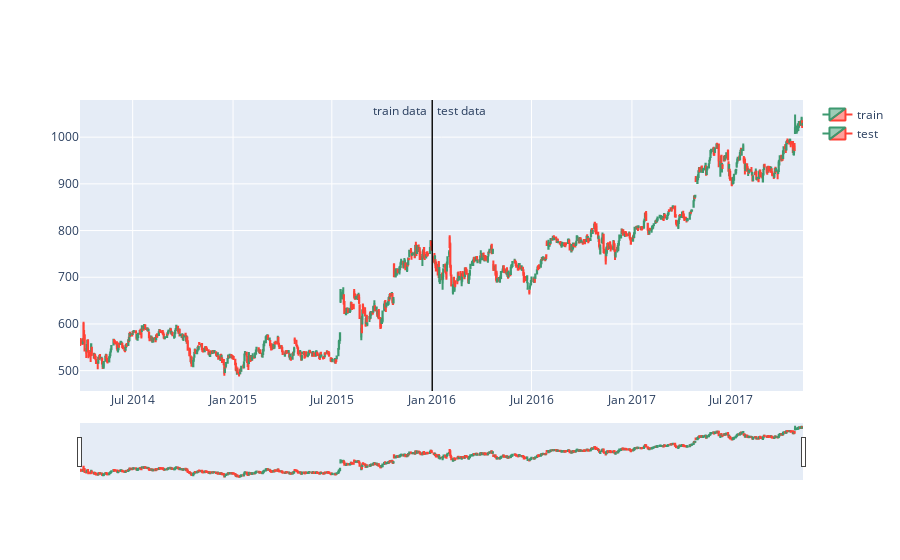

The notebook cell this image was saved under:
### Code cell
plot_train_test(train, test, date_split)

### Figure 1 — Plotly figure (JSON) as saved in the notebook; plotly's stock layout.template omitted (floating-point values rounded to 4 significant figures; data arrays with more than 128 entries replaced by an {"elided": "..."} marker saying what was removed)
{"data": [{"name": "train", "open": {"elided": "446 float values"}, "high": {"elided": "446 float values"}, "low": {"elided": "446 float values"}, "x": {"elided": "446 str values"}, "close": {"elided": "446 float values"}, "type": "candlestick"}, {"name": "test", "open": {"elided": "470 float values"}, "high": {"elided": "470 float values"}, "low": {"elided": "470 float values"}, "x": {"elided": "470 str values"}, "close": {"elided": "470 float values"}, "type": "candlestick"}], "layout": {"shapes": [{"xref": "x", "yref": "paper", "y1": 1, "y0": 0, "line": {"color": "rgb(0,0,0)", "width": 1}, "x1": "2016-01-01", "x0": "2016-01-01"}], "annotations": [{"xref": "x", "xanchor": "left", "yref": "paper", "text": " test data", "y": 1, "x": "2016-01-01", "showarrow": false}, {"xref": "x", "xanchor": "right", "yref": "paper", "text": "train data ", "y": 1, "x": "2016-01-01", "showarrow": false}]}}
